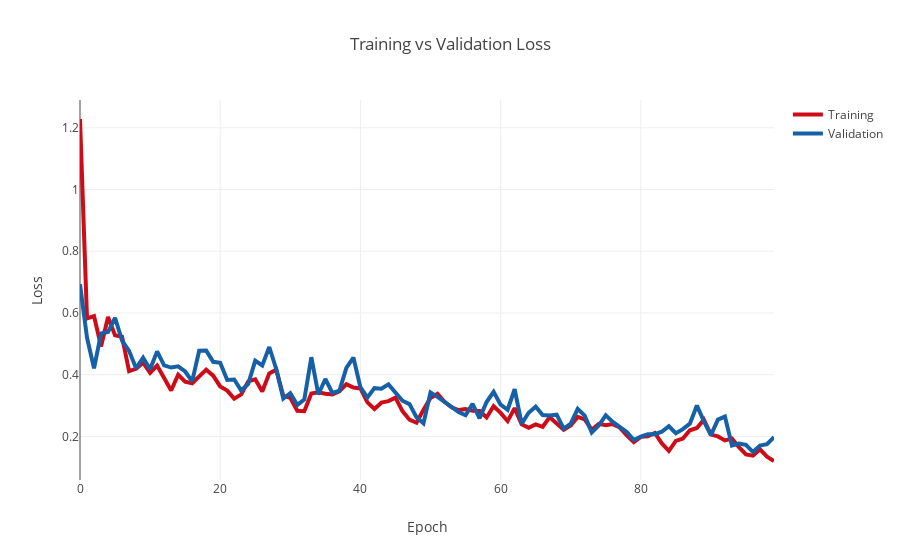

This figure's notebook cell:
### Code cell
loss_vis(results_dict['AAPL']['metrics_df'],mean=False)
